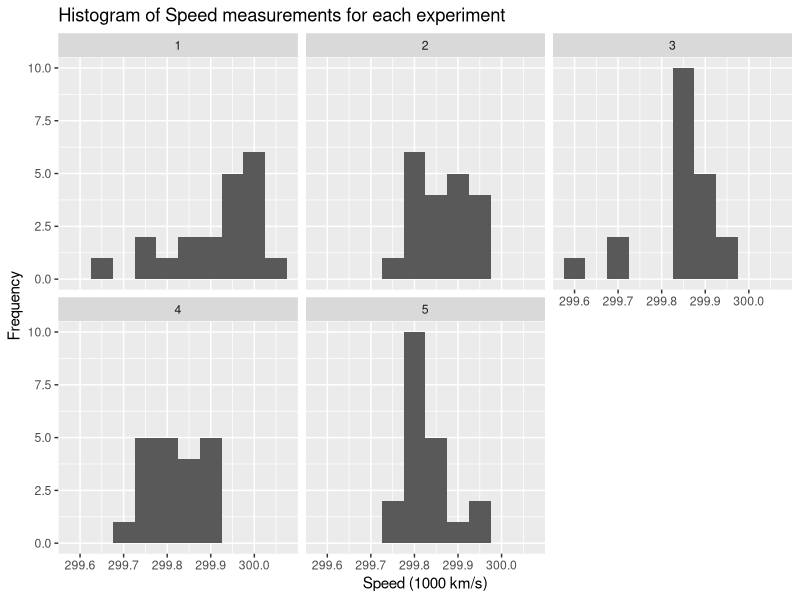
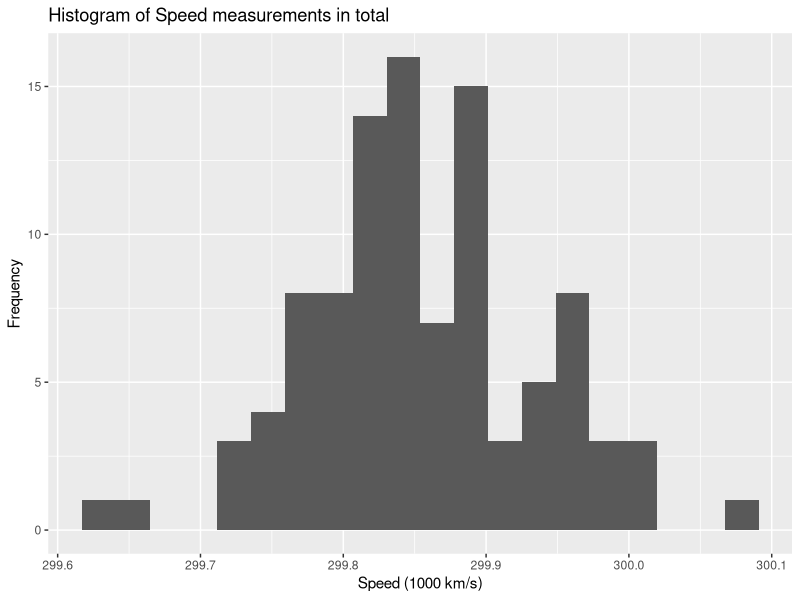
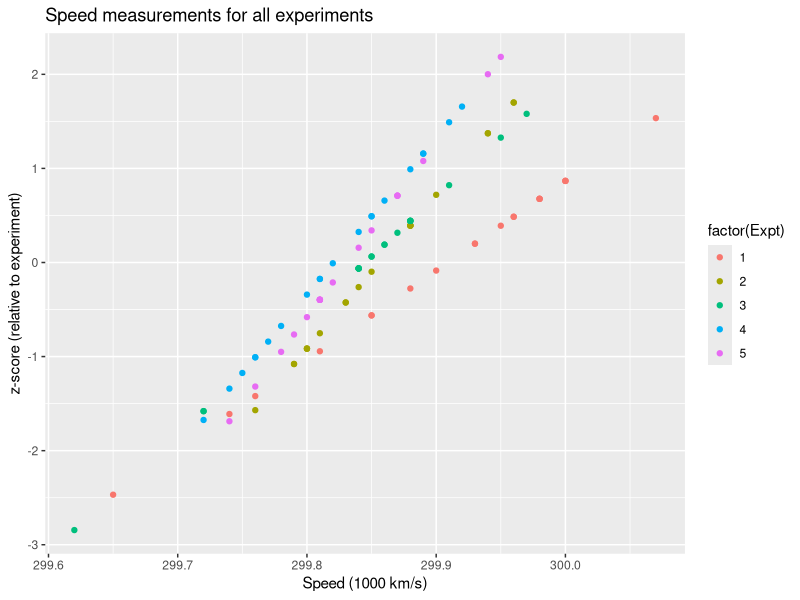
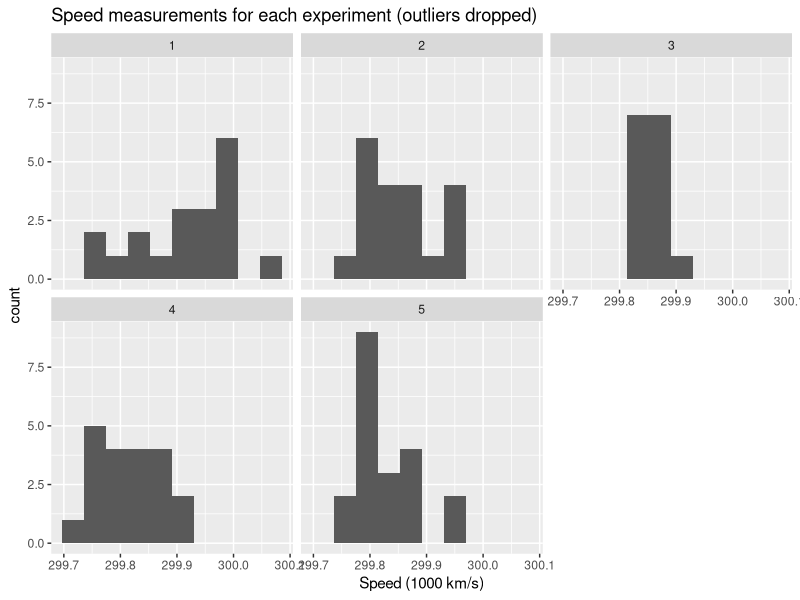
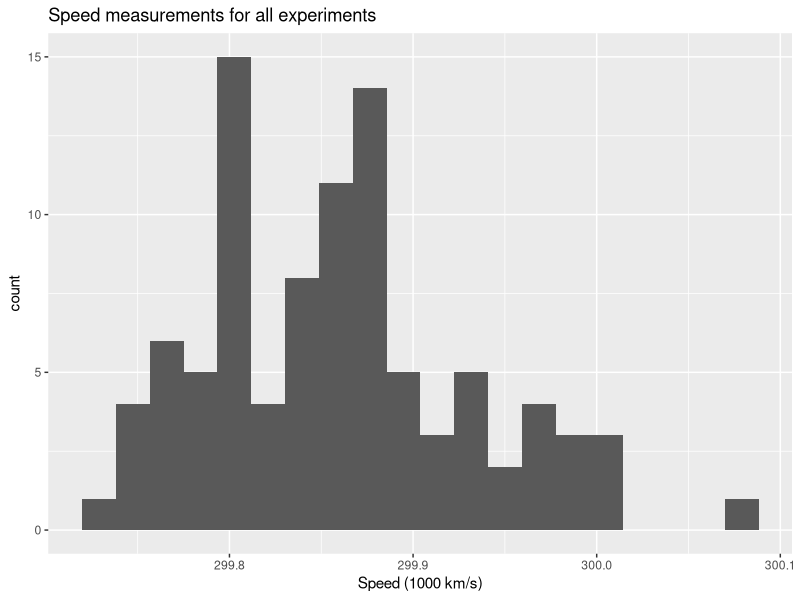
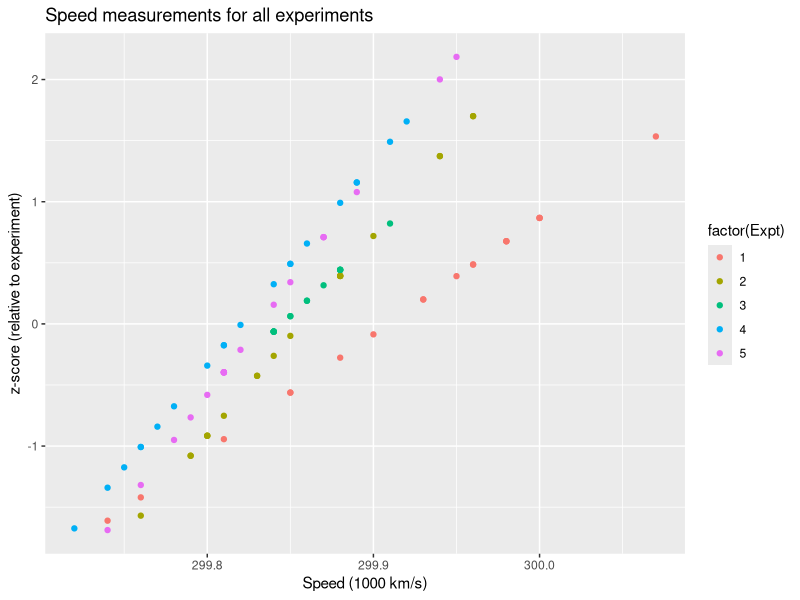
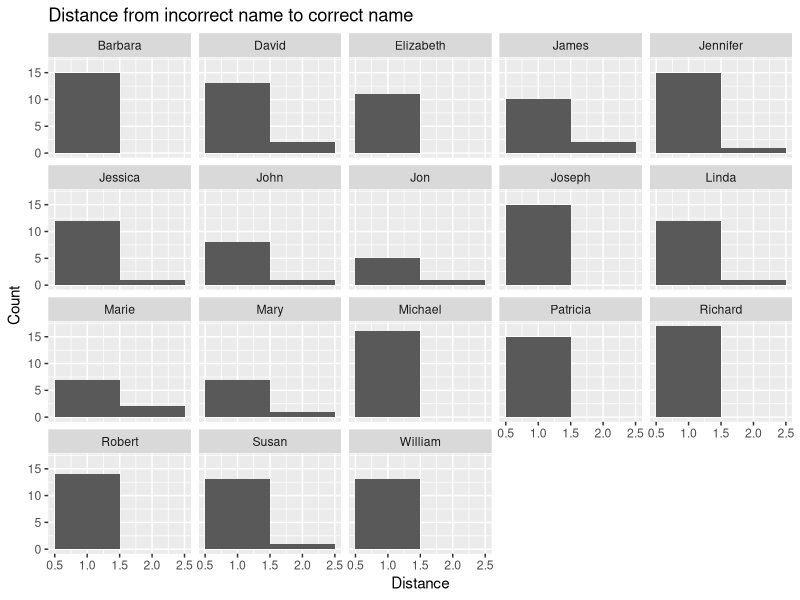

Reproduce these figures in R, in order.
## ---- chunk 1
knitr::opts_chunk$set(echo = TRUE)
## ---- chunk 2
library(dplyr)
library(ggplot2)

# Load data
df <- read.csv("morley.dat", sep = "")

# Uncentering speed data
df <- df %>%
    mutate(Speed = Speed + 299000)

# Calculate the Zscore of speed by experiment
df <- df %>%
    group_by(Expt) %>%
    mutate(expt_mean = mean(Speed)) %>%
    mutate(expt_sd = sd(Speed)) %>%
    mutate(zscore = ( Speed - expt_mean) / expt_sd )

# Plot histogram of recorded speed (in thousands km/s) for each experiment
ggplot(
    data = df,
    aes(
        x = Speed / 1000
        )
    ) +
    xlab("Speed (1000 km/s)") +
    ylab("Frequency") +
    geom_histogram(bins = 10) +
    facet_wrap(vars(Expt)) +
    ggtitle("Histogram of Speed measurements for each experiment")

# Plot histogram of recorded speed for all experiments
ggplot(
    data = df,
    aes(
        x = Speed / 1000
        )
    ) +
    xlab("Speed (1000 km/s)") +
    ylab("Frequency") +
    geom_histogram(bins = 20) +
    ggtitle("Histogram of Speed measurements in total")

# See the spread of data experiment
ggplot(data = df) +
    geom_point(
    aes(
        x = Speed / 1000,
        y = zscore,
        color = factor(Expt)
        )
    ) +
    xlab("Speed (1000 km/s)") +
    ylab("z-score (relative to experiment)") +
    ggtitle("Speed measurements for all experiments")
## ---- chunk 3
# initialize variables for IQR method
df <- df %>%
    mutate(Q1 = 0) %>%
    mutate(Q3 = 0) %>%
    mutate(IQR = 0)

# Detect outliers using IQR method
for (i in 1:5) {
  df$Q1[df$Expt == i] <- quantile(df$Speed[df$Expt == i], .25)
  df$Q3[df$Expt == i] <- quantile(df$Speed[df$Expt == i], .75)
  df$IQR[df$Expt == i] <- IQR(df$Speed[df$Expt == i])
}

# Only keep rows in dataframe that have values within 1.5*IQR of Q1 and Q3
cleaned <- subset(df, Speed> (Q1 - 1.5*IQR) & Speed< (Q3 + 1.5*IQR))

# Histogram of speed measurement after dropping outliers, by experiment
ggplot(
    data = cleaned,
    aes(
        x = Speed / 1000
        )
    ) +
    xlab("Speed (1000 km/s)") +
    geom_histogram(bins = 10) +
    facet_wrap(vars(Expt)) +
    ggtitle("Speed measurements for each experiment (outliers dropped)")

# Histogram of speed measurement after dropping outliers
ggplot(
    data = cleaned,
    aes(
        x = Speed / 1000
        )
    ) +
    xlab("Speed (1000 km/s)") +
    geom_histogram(bins = 20) +
    ggtitle("Speed measurements for all experiments")

# scatter plot of measurements vs the z-score relative to the experiment
ggplot(data = cleaned) +
    geom_point(
    aes(
        x = Speed / 1000,
        y = zscore,
        color = factor(Expt)
        )
    ) +
    xlab("Speed (1000 km/s)") +
    ylab("z-score (relative to experiment)") +
    ggtitle("Speed measurements for all experiments")

# display statistics of raw and cleaned data (remove redundant info)
df <- df %>%
    select(
        -zscore,
        -expt_mean,
        -expt_sd
        )

cleaned <- cleaned %>%
    select(
        -zscore,
        -expt_mean,
        -expt_sd
        )

summary(df)
summary(cleaned)

# display some more statistics
df %>%
  group_by(Expt) %>%
  summarise(
    n = n(),
    min = min(Speed),
    max = max(Speed),
    mean = mean(Speed),
    sd = sd(Speed)
  )
cleaned %>%
  group_by(Expt) %>%
  summarise(
    n = n(),
    min = min(Speed),
    max = max(Speed),
    mean = mean(Speed),
    sd = sd(Speed)
  )
## ---- chunk 4
library(stringdist)
library(readxl)
library(dplyr)
library(stringr)

# load data set
humans_names <- read.csv("humans-names.csv")

# tally the unique names and create a new data set ordered by frequency
unique_names = humans_names %>%
  select(Name) %>%
  count(Name) %>%
  arrange(n)

# observe that names appearing n<=5 are likely to be errors
unique_names$genuine[unique_names$n > 5] <- 1
unique_names$genuine[unique_names$n <= 5] <- 0

# partition the data set into (likely) genuine and error names
genuine <- unique_names[unique_names$genuine == 1, ]
error <- unique_names[unique_names$genuine == 0, ]

# compute the distance matrix between each distinct pair of names in the
# stringdist metric
resultflmatrix <- stringdistmatrix(error$Name, genuine$Name, method = 'dl')
resultdf <- data.frame(resultflmatrix)
resultdf$error_name <- error$Name

# It's likely that mispelled names have distant ={1,2} to correct ones
resultdf <- resultdf %>% mutate(corrected = case_when(
  stringdist("Barbara", error_name, method='dl')<3 ~ "Barbara",
  stringdist("David", error_name, method='dl')<3 ~ "David",
  stringdist("Elizabeth", error_name, method='dl')<3 ~ "Elizabeth",
  stringdist("James", error_name, method='dl')<3 ~ "James",
  stringdist("Jennifer", error_name, method='dl')<3 ~ "Jennifer",
  stringdist("Jessica", error_name, method='dl')<3 ~ "Jessica",
  stringdist("John", error_name, method='dl')<3 & str_detect(error_name,"h") ~ "John",
  stringdist("Jon", error_name, method='dl') <3 ~ "Jon",
  stringdist("Joseph", error_name, method='dl')<3 ~ "Joseph",
  stringdist("Linda", error_name, method='dl')<3 ~ "Linda",
  stringdist("Marie", error_name, method='dl')<3 ~ "Marie",
  stringdist("Mary", error_name, method='dl')<3 ~ "Mary",
  stringdist("Michael", error_name, method='dl')<3 ~ "Michael",
  stringdist("Patricia", error_name, method='dl')<3 ~ "Patricia",
  stringdist("Richard", error_name, method='dl')<3 ~ "Richard",
  stringdist("Robert", error_name, method='dl')<3 ~ "Robert",
  stringdist("Susan", error_name, method='dl')<3 ~ "Susan",
  stringdist("William", error_name, method='dl')<3 ~ "William",
))

# check if any mispelled names left uncorrected
resultdf %>%
  summarise_all(~sum(is.na(.)))

## ---- chunk 5
resultdf <- resultdf %>%
    mutate(distance_to_correct = stringdist(error_name, corrected))

ggplot(
    data = resultdf,
    aes(
        x = distance_to_correct,
        group = corrected
        )
    ) +
    xlab("Distance") +
    ylab("Count") +
    geom_histogram(bins = 2) +
    ggtitle("Distance from incorrect name to correct name") +
    facet_wrap(~corrected)
## ---- chunk 6
# tally the unique names and create a new data set ordered by frequency
unique_names = humans_names %>%
  select(Name) %>%
  count(Name) %>%
  arrange(n)

# observe that names appearing n<=5 are likely to be errors
unique_names$genuine[unique_names$n > 5] <- 1
unique_names$genuine[unique_names$n <= 5] <- 0

# partition the data set into (likely) genuine and error names
genuine <- unique_names[unique_names$genuine == 1, ]
error <- unique_names[unique_names$genuine == 0, ]

# compute the distance matrix between each distinct pair of names in the
# stringdist metric
resultflmatrix <- stringdistmatrix(error$Name, genuine$Name, method = 'dl')
m_resultdf <- data.frame(resultflmatrix)
m_resultdf$error_name <- error$Name

# It's likely that mispelled names have distant ={1,2} to correct ones
m_resultdf <- m_resultdf %>% mutate(corrected = case_when(
  stringdist("Barbara", error_name, method='dl')<3 ~ "Barbara",
  stringdist("David", error_name, method='dl')<3 ~ "David",
  stringdist("Elizabeth", error_name, method='dl')<3 ~ "Elizabeth",
  stringdist("James", error_name, method='dl')<3 ~ "James",
  stringdist("Jennifer", error_name, method='dl')<3 ~ "Jennifer",
  stringdist("Jessica", error_name, method='dl')<3 ~ "Jessica",
  stringdist("John", error_name, method='dl')<3 & str_detect(error_name,"h") ~ "John",
  stringdist("Jon", error_name, method='dl') <3 ~ "Jon",
  stringdist("Joseph", error_name, method='dl')<3 ~ "Joseph",
  stringdist("Linda", error_name, method='dl')<3 ~ "Linda",
  stringdist("Marie", error_name, method='dl')<3 ~ "Marie",
  stringdist("Mary", error_name, method='dl')<3 ~ "Mary",
  stringdist("Michael", error_name, method='dl')<3 ~ "Michael",
  stringdist("Patricia", error_name, method='dl')<3 ~ "Patricia",
  stringdist("Richard", error_name, method='dl')<3 ~ "Richard",
  stringdist("Robert", error_name, method='dl')<3 ~ "Robert",
  stringdist("Susan", error_name, method='dl')<3 ~ "Susan",
  stringdist("William", error_name, method='dl')<3 ~ "William",
))
## ---- chunk 7
cleanname <-function(df) {
  
  # count the appearance of each unique names
  unique_names = df %>%
  select(Name) %>%
  count(Name) %>%
  arrange(n)
 
  # observe that names appearing n<=5 are likely to be errors
  unique_names$genuine[unique_names$n > 5] <- 1
  unique_names$genuine[unique_names$n <= 5] <- 0
  
  # partition the data set into (likely) genuine and error names
  genuine <- unique_names[unique_names$genuine == 1, ]
  error <- unique_names[unique_names$genuine == 0, ]
  
  # compute the distance matrix between each distinct pair of names in the stringdist metric
  resultflmatrix <- stringdistmatrix(error$Name, genuine$Name, method = 'dl')
  resultdf <- data.frame(resultflmatrix)
  n_genuine <- ncol(resultdf)
  resultdf$error_name <- error$Name 
  
  # search for a closest neighbor in this metric for each name
  resultdf[c("min")] <- apply(
      resultdf[c(1:n_genuine)], 1, function(x) c(min(x))
      )
  resultdf[c("min_index")] <- apply(
      resultdf[c(1:n_genuine)], 1, function(x) c(which.min(x))
      )
  
  # get the correct name by index and plug in cleaning result dataframe
  resultdf$corrected <- genuine$Name[resultdf$min_index]
  
  # merge the cleaning result with the original dataset and return
  resultdf <- resultdf %>% select(error_name, corrected)
  humans_names_cleaned <- humans_names %>% left_join(resultdf, by = c("Name" = "error_name"))
  humans_names_cleaned <- humans_names_cleaned %>%  
    mutate(corrected = coalesce(corrected,Name))
  return(list(sum(resultdf$corrected==m_resultdf$corrected), humans_names_cleaned))
}

humans_names_cleaned <- cleanname(humans_names)[[2]]
head(humans_names_cleaned)
print(cleanname(humans_names)[[1]]/231) # match 97% with the manual method.
## ---- chunk 8
{
unique_names = humans_names %>%
  select(Name) %>%
  count(Name) %>%
  arrange(n)

# observe that names appearing n<=5 are likely to be errors
unique_names$genuine[unique_names$n > 5] <- 1
unique_names$genuine[unique_names$n <= 5] <- 0

# partition the data set into (likely) genuine and error names
genuine <- unique_names[unique_names$genuine == 1, ]
error <- unique_names[unique_names$genuine == 0, ]

# compute the distance matrix between each distinct pair of names in the
# stringdist metric
resultflmatrix <- stringdistmatrix(error$Name, genuine$Name, method = 'dl')
resultdf <- data.frame(resultflmatrix)
resultdf$error_name <- error$Name

# search for a closest neighbor in this metric for each name
resultdf[c("min")] <- apply(
    resultdf[c(1:18)], 1, function(x) c(min(x))
    )
resultdf[c("min_index")] <- apply(
    resultdf[c(1:18)], 1, function(x) c(which.min(x))
    )

# overwrite likely error names with their closest neighbor
resultdf$corrected <- genuine$Name[resultdf$min_index]
}
# the list of corrected names is relatively short; manually check that the
# corrected names are reasonable
resultdf[c("error_name", "corrected")]
